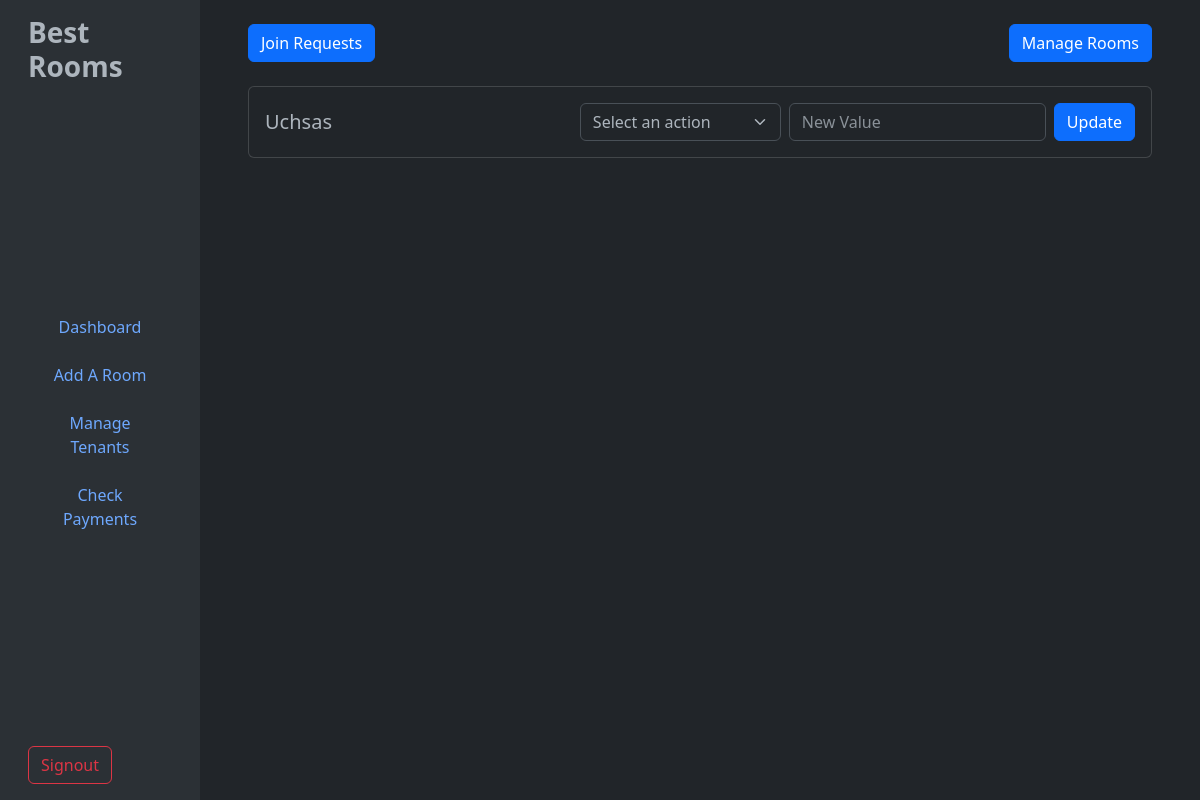
/tenants, run on an earlier commit of the app's database.
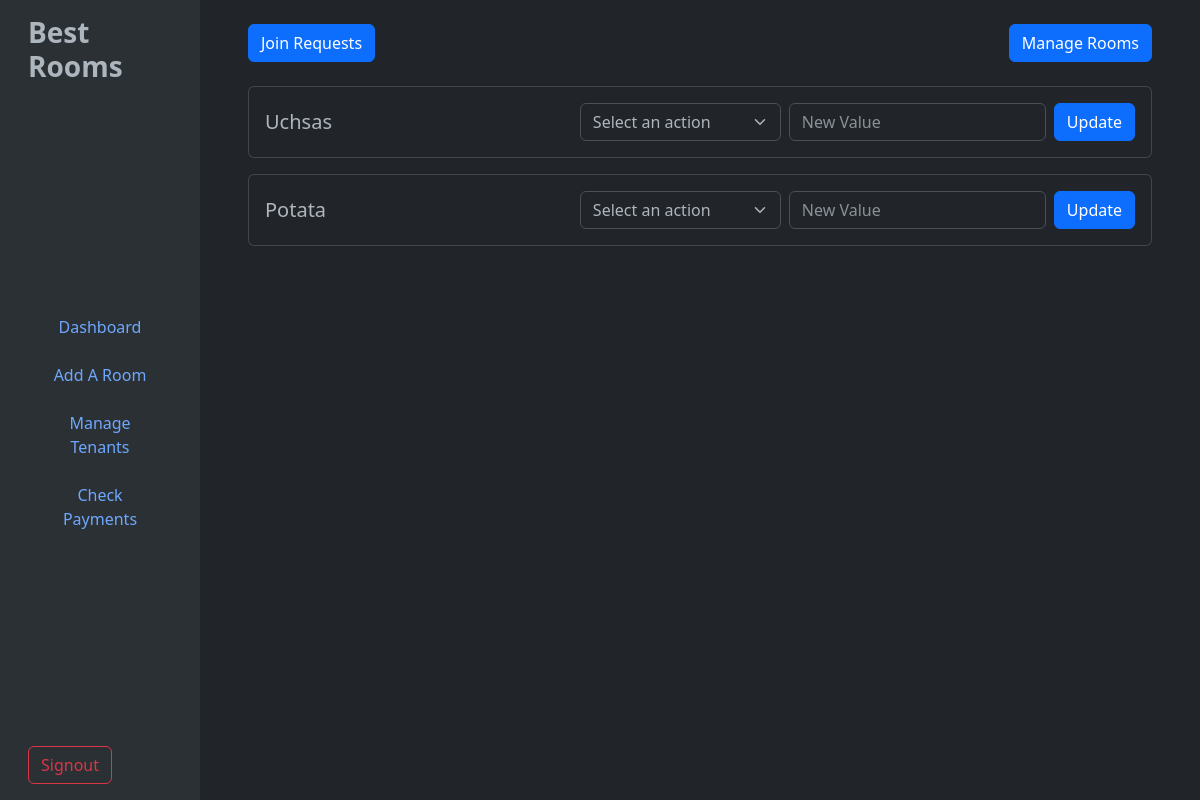
And on a later commit of the database.
### tables this page shows
CREATE TABLE "Tenants" (
	"tenantID"	INTEGER,
	"userID"	INTEGER NOT NULL,
	"name"	TEXT,
	"roomID"	INTEGER,
	"phone"	TEXT,
	PRIMARY KEY("tenantID" AUTOINCREMENT),
	FOREIGN KEY("roomID") REFERENCES "Rooms"("roomID"),
	FOREIGN KEY("userID") REFERENCES "Users"("userID")
);

### app.py (the view)
@app.route('/tenants', methods=['GET', 'POST'])
def tenants():
    if request.method == 'POST':
        tenantid = request.form['tenantid']
        option = request.form['option']
        val = float(request.form['val'])
        updateTenant(tenantid,option, val)
        return redirect(url_for('tenants'))
    elif request.method == 'GET':
        return render_template('tenants.html', tenants=getAllTenants())

### database/admin.py (called while the page is built)
def dbConnect():
    return sqlite3.connect('database/main.db')

def getAllTenants():
    connection = dbConnect()
    cursor = connection.cursor()
    cursor.execute("SELECT * FROM Tenants")
    result = cursor.fetchall()
    connection.close()
    return result

### templates/tenants.html (shortened to what this page needs)
{% extends "adminbase.html" %}
{% block content %}
<main class="col-md-9 ms-sm-auto col-lg-10 px-md-4 d-flex flex-column">
    <div class="flex-grow-1 p-4">
        <div class="d-flex justify-content-between align-items-center mb-4">
          <a href="/seeapps"><button class="btn btn-primary">Join Requests</button></a>
          <a href="/updateroom"><button class="btn btn-primary">Manage Rooms</button></a>
        </div>
        {% for tenant in tenants %}
        <div class="card mb-3">
          <div class="card-body d-flex justify-content-between align-items-center">
            <h5 class="card-title mb-0">{{tenant[2]}}</h5>
            <form action="/tenants" method="POST" class="d-flex gap-2">
              <select class="form-select w-auto" name="option" required>
                <option selected>Select an action</option>
              </select>
              <input type="text" class="form-control w-auto" name="val" placeholder="New Value">
              <button type="submit" class="btn btn-primary">Update</button>
            </form>
          </div>
        </div>
        {% endfor %}
      </div>
    </div>
{% endblock %}

What changed in the data, as far as the page shows it:
added Tenants: name "Potata"
